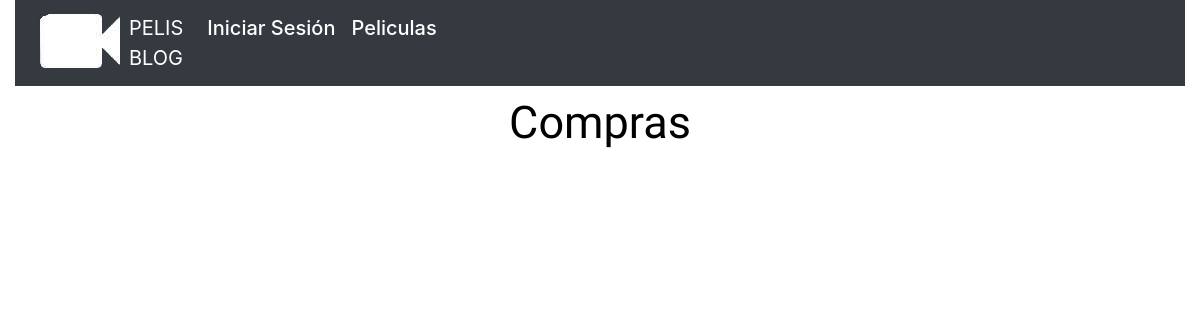
/compras/, run on an earlier commit of the app's database.
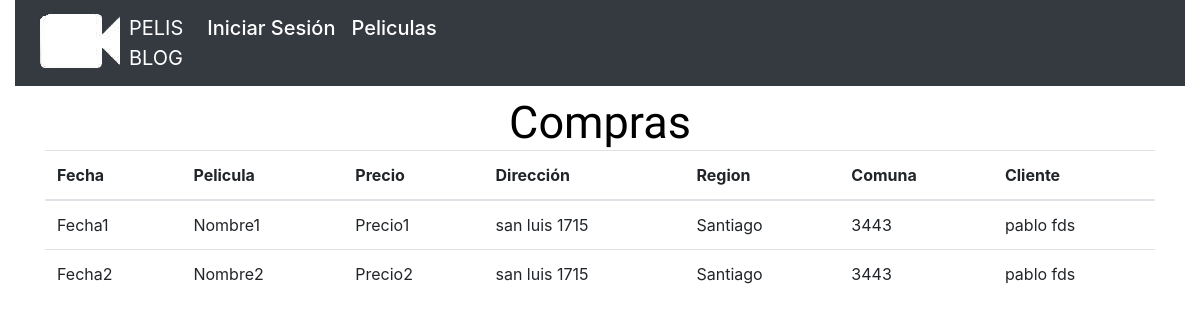
And on a later commit of the database.
### Peliculas/models.py (models this page shows, shortened)
class PerfilUsuario(models.Model):
    user = models.OneToOneField(User, on_delete=models.CASCADE)
    rut = models.CharField(max_length=40, default="Sin Rut", null=True, blank=True)
    direccion = models.CharField(max_length=100, null=False, blank=False, verbose_name='direccion')
    comuna = models.CharField(max_length=100, null=False, blank=False, verbose_name='comuna')
    telefono = models.IntegerField()
    region = models.CharField(max_length=100, null=False, blank=False, verbose_name='region')

### PelisBlog/views.py (the view)
# urls.py: path('compras/', views.compras, name='compras'),
def compras(request):
    persona = PerfilUsuario.objects.all()
    return render(request, 'compras.html', {'persona':persona})

### templates/compras.html (shortened to what this page needs)
{% extends "base.html" %}
{% load static %}
{% block css %} <link rel="stylesheet" href="{% static 'css/compra_exitosa.css' %}">{% endblock css %}
{% block content %}
<div class="container">
    <h1 class="compra_exitosa">Compras</h1>
    {% for persona in persona %}
    <table class="table">
        <thead>
            <tr>
                <th>Fecha</th>
                <th>Pelicula</th>
                <th>Precio</th>
                <th>Dirección</th>
                <th>Region</th>
                <th>Comuna</th>
                <th>Cliente</th>
            </tr>
        </thead>
        <tbody>
            <tr>
                <td id="fecha">Fecha1</td>
                <td id="nombre">Nombre1</td>
                <td id="precio">Precio1</td>
                <td>{{ persona.direccion}}</td>
                <td>{{ persona.region}}</td>
                <td>{{ persona.comuna}}</td>
                <td>{{ persona.user.first_name }} {{ persona.user.last_name }}</td>
            </tr>
            <tr>
                <td id="fecha">Fecha2</td>
                <td id="nombre">Nombre2</td>
                <td id="precio">Precio2</td>
                <td>{{ persona.direccion}}</td>
                <td>{{ persona.region}}</td>
                <td>{{ persona.comuna}}</td>
                <td>{{ persona.user.first_name }} {{ persona.user.last_name }}</td>
            </tr>
        </tbody>
    </table>
    {% endfor %}
</div>
{% endblock content %}

What changed in the data, as far as the page shows it:
added PerfilUsuario: direccion "san luis 1715", region "Santiago", comuna "3443", user.first_name "pablo", user.last_name "fds"
